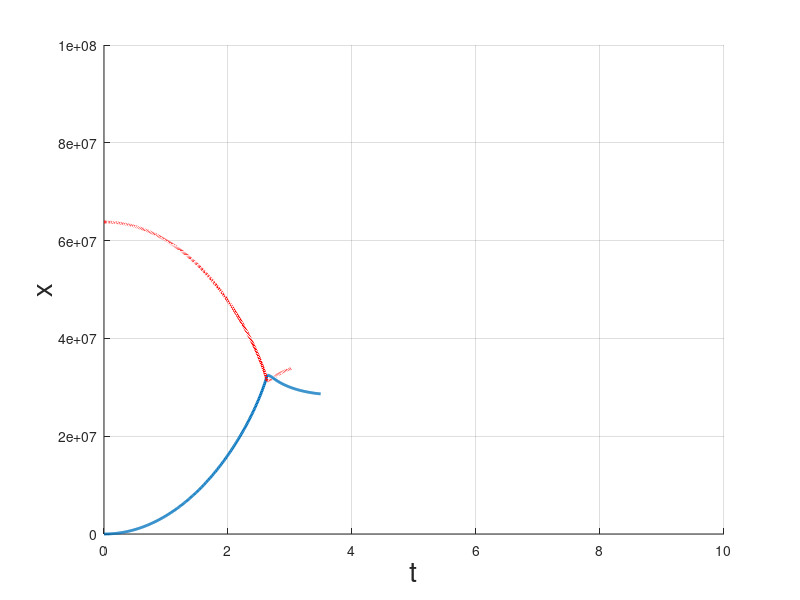

Write the MATLAB code that produced this figure.
%% Final Project Warmup 2
clear all

%% Configuration
%Constants
G = 6.67 * (10 ^ -11);
% arrays
N_steps = 1000;
t = zeros(1,N_steps);
t(1) = 0; 
dt = 0.01; %0.01;

%% Properties

% Planet  1
m1 = 10e24;   % kg
x01 = 0;
y01 = 0;
vx01 = 0;
vy01 = 0;

% Planet 2
m2 = 10e24 ; 
x02 = 10 * 6.38e6; 
y02 = 10 * 6.38e6;
vx02 = 0;  
vy02 = 0;


%% Planet 1 Arrays

x1 = zeros(1,N_steps);
y1 = zeros(1,N_steps);


vx1 = zeros(1,N_steps);
vy1 = zeros(1,N_steps);

ax1 = zeros(1,N_steps); 
ay1 = zeros(1,N_steps);

x1(1) = x01;
y1(1) = y01;

vx1(1) = vx01;
vy1(1) = vy01;

ax1(1) = ((x02 - x01)/ abs(x02 - x01)) * (G * m2 / sqrt((x01-x02)^2+(y01-y02)^2));
ay1(1) = ((y02 - y01)/ abs(y02 - y01)) * (G * m2 / sqrt((x01-x02)^2+(y01-y02)^2));


%% Planet 2 Arrays

x2 = zeros(1,N_steps);
y2 = zeros(1,N_steps);

vx2 = zeros(1,N_steps);
vy2 = zeros(1,N_steps);

ax2 = zeros(1,N_steps);
ay2 = zeros(1,N_steps);

x2(1) = x02;
y2(1) = y02;

vx2(1) = vx02;
vy2(1) = vy02;

ax2(1) = ((x01 - x02)/ abs(x01 - x02)) * (G * m1 / sqrt((x01-x02)^2+(y01-y02)^2));
ax2(1) = ((y01 - y02)/ abs(y01 - y02)) * (G * m1 / sqrt((x01-x02)^2+(y01-y02)^2));

%% Evolve the system
for I = 2:N_steps;
    
    % update time array
    t(I) = t(I-1) + dt;
   
    % update velocity arrays
    vx1(I) = vx1(I-1) + ax1(I-1)*dt;
    vy1(I) = vy1(I-1) + ay1(I-1)*dt;
    vx2(I) = vx2(I-1) + ax2(I-1)*dt;
    vy2(I) = vy2(I-1) + ay2(I-1)*dt;
    % update position arrays
    x1(I) = x1(I-1) + vx1(I-1)*dt;
    y1(I) = y1(I-1) + vy1(I-1)*dt;
    x2(I) = x2(I-1) + vx2(I-1)*dt;
    y2(I) = y2(I-1) + vy2(I-1)*dt;
    
    % finally, update acceleration using the current t, velocities, 
    % and positions.
    ax1(I) = ((x2(I) - x1(I))/ abs(x2(I) - x1(I))) * (G * m2 / sqrt((x1(I)-x2(I))^2+(y1(I)-y2(I))^2));
    ay1(I) = ((y2(I) - y1(I))/ abs(y2(I) - y1(I))) * (G * m2 / sqrt((x1(I)-x2(I))^2+(y1(I)-y2(I))^2));
    ax2(I) =  ((x1(I) - x2(I))/ abs(x1(I) - x2(I))) * (G * m1 / sqrt((x1(I)-x2(I))^2+(y1(I)-y2(I))^2));
    ay2(I) = ((y1(I) - y2(I))/ abs(y1(I) - y2(I))) * (G * m2 / sqrt((x1(I)-x2(I))^2+(y1(I)-y2(I))^2));
    
    
end

% visualize
figure(1)
clf
hold on;
plot3(t, x1, y1, 'linewidth',2);
plot3(t, x2, y2, 'r', 'linewidth', 2);
axis([0 10 0 10e7 0 10e7])
grid on;
xlabel('t','fontsize',20);
ylabel('x', 'fontsize',20);
zlabel('y', 'fontsize',20);
hold off;